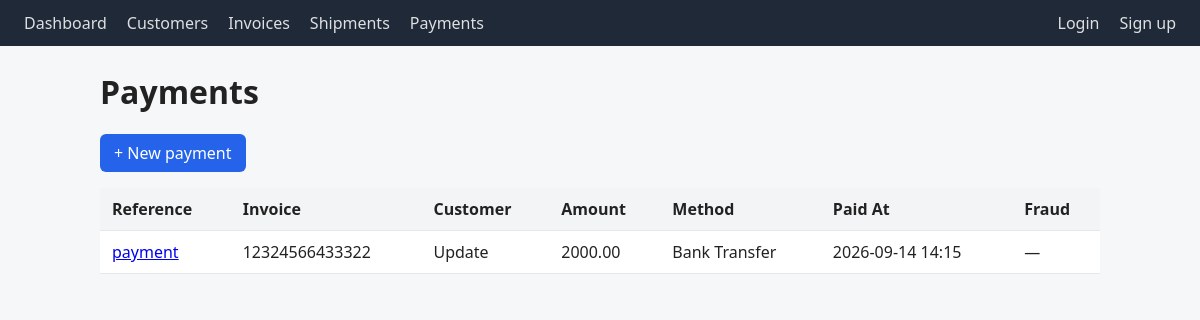
The page /payments/ on the database its author committed.
### payments/models.py (models this page shows, shortened)
class Payment(models.Model):
    METHOD_CHOICES = [
        ('bank_transfer', 'Bank Transfer'),
        ('card', 'Card'),
        ('paypal', 'PayPal'),
    ]
    invoice = models.ForeignKey(Invoice, on_delete=models.PROTECT, related_name='payments')
    amount = models.DecimalField(max_digits=12, decimal_places=2)
    method = models.CharField(max_length=20, choices=METHOD_CHOICES)
    reference = models.CharField(max_length=100, blank=True)
    paid_at = models.DateTimeField()
    created_at = models.DateTimeField(auto_now_add=True)
    fraud_score = models.FloatField(null=True, blank=True)
    is_flagged = models.BooleanField(default=False)

### invoices/models.py (models this page shows, shortened)
class Invoice(models.Model):
    STATUS_CHOICES = [
        ('draft', 'Draft'),
        ('sent', 'Sent'),
        ('paid', 'Paid'),
        ('overdue', 'Overdue'),
    ]
    customer = models.ForeignKey(Customer, on_delete=models.PROTECT, related_name='invoices')
    number = models.CharField(max_length=50, unique=True)
    amount = models.DecimalField(max_digits=12, decimal_places=2)
    currency = models.CharField(max_length=3, default='USD')
    status = models.CharField(max_length=10, choices=STATUS_CHOICES, default='draft')
    issued_date = models.DateField()
    due_date = models.DateField()
    created_at = models.DateTimeField(auto_now_add=True)

### customers/models.py (models this page shows, shortened)
class Customer(models.Model):
    name = models.CharField(max_length=200)
    email = models.EmailField(unique=True)
    phone = models.CharField(max_length=20, blank=True)
    country = models.CharField(max_length=100)
    created_at = models.DateTimeField(auto_now_add=True)

### payments/views.py (the view)
# urls.py: path('', views.payment_list, name='payment_list'),
def payment_list(request):
    payments = Payment.objects.select_related('invoice__customer').order_by('-paid_at')
    return render(request, 'payments/list.html', {'payments': payments})

### payments/templates/payments/list.html (shortened to what this page needs)
{% extends "base.html" %}
{% block content %}
<h1>Payments</h1>
<p><a class="btn" href="{% url 'payment_create' %}">+ New payment</a></p>
<table>
    <thead>
        <tr>
            <th>Reference</th><th>Invoice</th><th>Customer</th>
            <th>Amount</th><th>Method</th><th>Paid At</th><th>Fraud</th>
        </tr>
    </thead>
    <tbody>
        {% for payment in payments %}
        <tr>
            <td><a href="{% url 'payment_detail' payment.pk %}">{{ payment.reference }}</a></td>
            <td>{{ payment.invoice.number }}</td>
            <td>{{ payment.invoice.customer.name }}</td>
            <td>{{ payment.amount }}</td>
            <td>{{ payment.get_method_display }}</td>
            <td>{{ payment.paid_at|date:"Y-m-d H:i" }}</td>
            <td>
                {% if payment.is_flagged %}
                    <span style="color:#dc2626;font-weight:600;">⚠ {{ payment.fraud_score|floatformat:2 }}</span>
                {% elif payment.fraud_score is not None %}
                    <span style="color:#059669;">{{ payment.fraud_score|floatformat:2 }}</span>
                {% else %}
                    —
                {% endif %}
            </td>
        </tr>
        {% empty %}
        <tr><td colspan="7">No payments yet.</td></tr>
        {% endfor %}
    </tbody>
</table>
{% endblock %}

### templates/base.html (style rules this page uses)
body { font-family: system-ui, sans-serif; margin: 0; background: #f6f7f9; color: #222; }
table { width: 100%; border-collapse: collapse; background: white; }
th, td { padding: 10px 12px; text-align: left; border-bottom: 1px solid #e5e7eb; }
th { background: #f3f4f6; }
.btn { display: inline-block; padding: 8px 14px; background: #2563eb; color: white; text-decoration: none; border-radius: 6px; border: none; cursor: pointer; }

### rows shown on the page
Payment: reference "payment", invoice.number "12324566433322", invoice.customer.name "Update", amount "2000.00", method "Bank Transfer", paid_at "2026-09-14 14:15"
